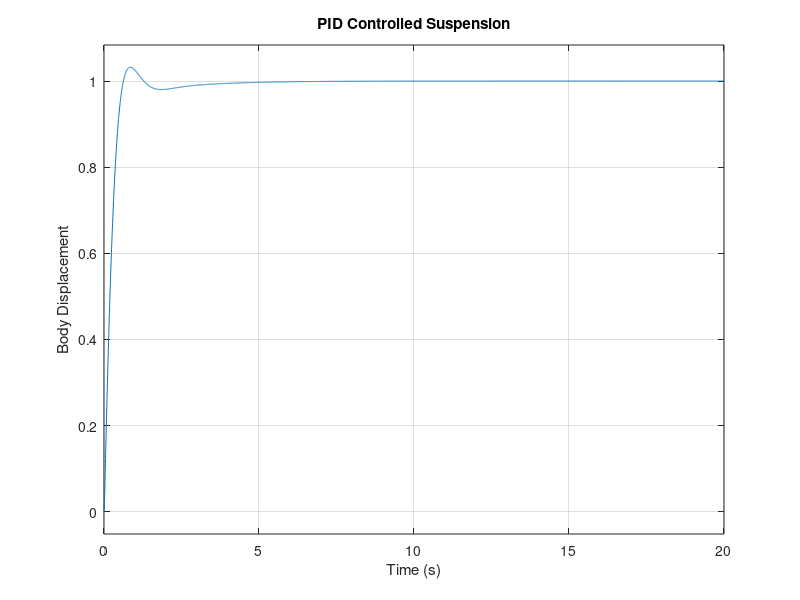
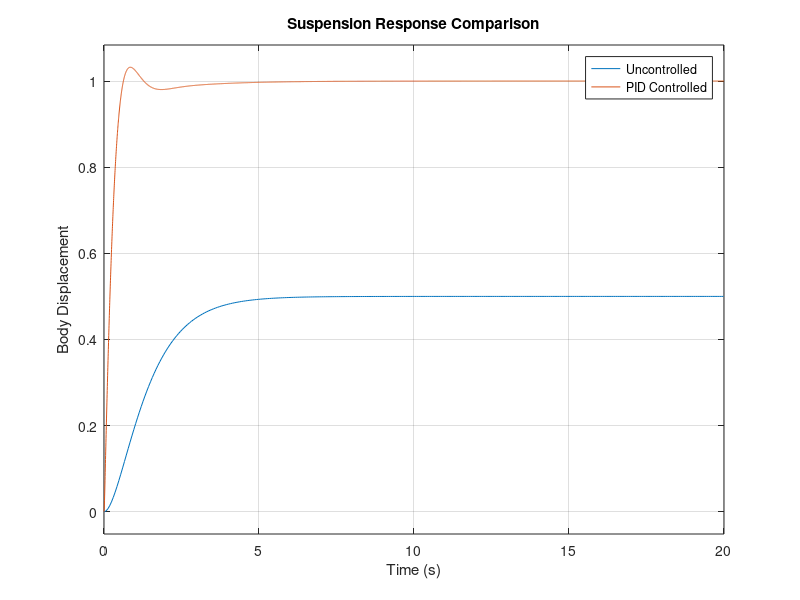

MATLAB code for these plots, in order: (Note: this script raises an error after producing the figures.)
clc;
clear;
close all;

s = tf('s');

% ── System Model ──────────────────────────────────────────
G = 1/(s^2 + 3*s + 2);

% ── PID Controller (with filtered derivative) ─────────────
Kp = 15;
Ki = 8;
Kd = 3;
tau = 0.01; % derivative filter constant

C = Kp + Ki/s + Kd*s/(tau*s + 1);

% ── Closed-Loop System ────────────────────────────────────
T = feedback(C*G, 1);

% ── Figure 1: Side-by-side step responses ─────────────────
figure;
subplot(1,2,1);
step(G);
title('Uncontrolled Suspension');
xlabel('Time (s)'); ylabel('Body Displacement');
grid on;

subplot(1,2,2);
step(T);
title('PID Controlled Suspension');
xlabel('Time (s)'); ylabel('Body Displacement');
grid on;

% ── Figure 2: Overlay comparison ──────────────────────────
figure;
step(G, T);
legend('Uncontrolled', 'PID Controlled');
title('Suspension Response Comparison');
xlabel('Time (s)'); ylabel('Body Displacement');
grid on;

% ── Performance Metrics ───────────────────────────────────
fprintf('===== UNCONTROLLED SYSTEM =====\n');
info_G = stepinfo(G);
fprintf('Settling Time : %.4f s\n', info_G.SettlingTime);
fprintf('Overshoot     : %.2f %%\n', info_G.Overshoot);
fprintf('Rise Time     : %.4f s\n', info_G.RiseTime);

fprintf('\n===== PID CONTROLLED SYSTEM =====\n');
info_T = stepinfo(T);
fprintf('Settling Time : %.4f s\n', info_T.SettlingTime);
fprintf('Overshoot     : %.2f %%\n', info_T.Overshoot);
fprintf('Rise Time     : %.4f s\n', info_T.RiseTime);

% Settling time requirement check
if info_T.SettlingTime < 5
    fprintf('\n✔ Settling time requirement MET (< 5s)\n');
else
    fprintf('\n✘ Settling time requirement NOT MET — retune gains\n');
end

% ── Damping Analysis ──────────────────────────────────────
fprintf('\n===== DAMPING ANALYSIS =====\n');
poles_G = pole(G);
poles_T = pole(T);
fprintf('Uncontrolled poles: '); disp(poles_G.');
fprintf('Controlled poles  : '); disp(poles_T.');

% Damping ratio from closed-loop poles
[wn, zeta] = damp(T);
fprintf('\nClosed-loop natural frequencies and damping ratios:\n');
for i = 1:length(wn)
    fprintf('  wn = %.4f rad/s,  zeta = %.4f\n', wn(i), zeta(i));
end
